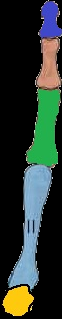
#> input picture bone_1.png, 62 x 319 px; its folder holds only this picture in this run
$ python question6.py
#> lines starting #> are read from the running program, lines starting #| are printed output that depends on the picture; after the words box and inside, x2 and y2 are one past the last pixel; in counts of white or black regions, pixels touching at a corner belong together
import cv2
import numpy as np
import os

def removeBackground(imagePath):
    image = cv2.imread(imagePath)

    if image is None:
        print("Error: Failed to read the input image.")
        return

    lower_white = np.array([200, 200, 200])
    upper_white = np.array([255, 255, 255])

    mask = cv2.inRange(image, lower_white, upper_white)
    mask = cv2.bitwise_not(mask)
    bones = cv2.bitwise_and(image, image, mask=mask)
    contours, _ = cv2.findContours(mask, cv2.RETR_EXTERNAL, cv2.CHAIN_APPROX_SIMPLE)

    for i, contour in enumerate(contours):
        x, y, w, h = cv2.boundingRect(contour)
        bone_segment = bones[y:y + h, x:x + w]
        output_file = f"bone_{i + 1}.png"
        cv2.imwrite(output_file, bone_segment)
        print(f"Bone {i + 1}: Height: {h}, Width: {w}")

# This function loads an input image and removes its background by extracting white regions.
# It identifies bone segments by finding contours in the remaining mask and saves each segment as an individual image file.
# The dimensions (height and width) of each bone segment are printed during processing.


def get_color_bones(image_path, output_folder):
#> called with image_path = 'bone_1.png', output_folder = 'bone_segments'
    image = cv2.imread(image_path)
#> image is the input picture: shape (319, 62, 3); mean B, G, R 45.3, 53.4, 41.2

    if image is None:
        print("Error: Failed to read the image with removed background.")
        return

    color_ranges = {
        "yellow": [(20, 100, 100), (30, 255, 255)],
        "blue_color_range" : [(100, 50, 50), (120, 255, 255)],
        "green": [(45, 100, 100), (85, 255, 255)],
        "peach_pink": [(5, 100, 100), (15, 255, 255)],
        "purple": [(110, 50, 50), (130, 255, 255)]
    }

    os.makedirs(output_folder, exist_ok=True)
    bone_segments = {}

    purple_width = 0
    purple_height = 0

    for color, (lower_range, upper_range) in color_ranges.items():
        hsv_image = cv2.cvtColor(image, cv2.COLOR_BGR2HSV)
        mask = cv2.inRange(hsv_image, np.array(lower_range), np.array(upper_range))
        bone_segment = cv2.bitwise_and(image, image, mask=mask)
        bone_segments[color] = bone_segment
#> this loop made 5 passes
#> pass 1, in get_color_bones, `mask = cv2.inRange(hsv_image, np.array(lower_range), np.array(upper_ra..`:
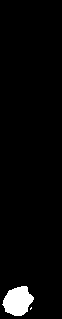
#> mask: shape (319, 62); 3.4% white; 2 white regions (1 under 20 px), largest, box (x1, y1, x2, y2) and area: (2, 286, 34, 316) 662
#> pass 2, in get_color_bones, `mask = cv2.inRange(hsv_image, np.array(lower_range), np.array(upper_ra..`:
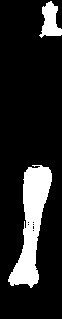
#> mask: shape (319, 62); 15% white; 2 white regions, box (x1, y1, x2, y2) and area: (8, 165, 52, 288) 2468, (39, 1, 62, 38) 493
#> after the loop, bone_segments = 5 items

    gray_segment = cv2.cvtColor(bone_segment, cv2.COLOR_BGR2GRAY)
    _, thresh = cv2.threshold(gray_segment, 1, 255, cv2.THRESH_BINARY)
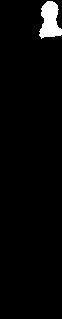
#> thresh: shape (319, 62); 3% white; 1 white region
    contours, _ = cv2.findContours(thresh, cv2.RETR_EXTERNAL, cv2.CHAIN_APPROX_SIMPLE)
#> contours = 1 contour; box (x1, y1, x2, y2) and area: (39, 1, 62, 39) 534

    if color == "purple" and contours:
        contour = max(contours, key=cv2.contourArea)
#> contour = contour of 48 points, box (x1, y1, x2, y2) (39, 1, 62, 39), area 534
        x, y, w, h = cv2.boundingRect(contour)
#> x = 39; y = 1; w = 23; h = 38
        purple_width = w
#> purple_width = 23
        purple_height = h
#> purple_height = 38

    for color, (lower_range, upper_range) in color_ranges.items():
        hsv_image = cv2.cvtColor(image, cv2.COLOR_BGR2HSV)
        mask = cv2.inRange(hsv_image, np.array(lower_range), np.array(upper_range))
        bone_segment = cv2.bitwise_and(image, image, mask=mask)
        bone_segments[color] = bone_segment
#> this loop made 5 passes
#> pass 3, in get_color_bones, `bone_segment = cv2.bitwise_and(image, image, mask=mask)`:
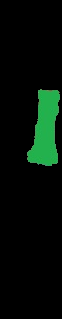
#> bone_segment: shape (319, 62, 3); mean B, G, R 6.6, 14.6, 3.4

    for i, (color, segment) in enumerate(bone_segments.items(), 1):
        gray_segment = cv2.cvtColor(segment, cv2.COLOR_BGR2GRAY)
        _, thresh = cv2.threshold(gray_segment, 1, 255, cv2.THRESH_BINARY)
        contours, _ = cv2.findContours(thresh, cv2.RETR_EXTERNAL, cv2.CHAIN_APPROX_SIMPLE)
        if contours:
            contour = max(contours, key=cv2.contourArea)
            x, y, w, h = cv2.boundingRect(contour)
            if color == "blue_color_range":
                w = w - purple_width
                h = h - purple_height
            print(f"Bone {i} ({color}): Height: {h}, Width: {w}")
            output_file = os.path.join(output_folder, f"bone_{i}_{color}.png")
            cv2.imwrite(output_file, segment)
#> this loop made 5 passes
#> (color, x, y, w, h) on passes 1 to 5: ('yellow', 2, 286, 32, 30), ('blue_color_range', 8, 165, 21, 85), ('green', 27, 89, 33, 77), ('peach_pink', 40, 39, 19, 50), ('purple', 39, 1, 23, 38)
#| Bone 1 (yellow): Height: 30, Width: 32
#| Bone 2 (blue_color_range): Height: 85, Width: 21
#| Bone 3 (green): Height: 77, Width: 33
#| Bone 4 (peach_pink): Height: 50, Width: 19
#| Bone 5 (purple): Height: 38, Width: 23
#> pass 1, in get_color_bones, `gray_segment = cv2.cvtColor(segment, cv2.COLOR_BGR2GRAY)`:
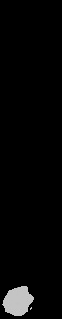
#> gray_segment: shape (319, 62); min 0, max 202, mean 6.6
#> pass 2, in get_color_bones, `gray_segment = cv2.cvtColor(segment, cv2.COLOR_BGR2GRAY)`:
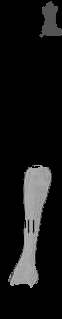
#> gray_segment: shape (319, 62); min 0, max 198, mean 21.3
#> pass 3, in get_color_bones, `gray_segment = cv2.cvtColor(segment, cv2.COLOR_BGR2GRAY)`:
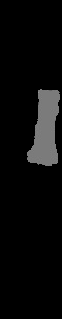
#> gray_segment: shape (319, 62); min 0, max 150, mean 10.3

# This function processes an input image to extract bone segments of different colors based on predefined HSV color ranges.
# It then adjusts the dimensions of these segments and saves them as separate image files in an output folder.
# Load the input image and check if it was loaded successfully.
# Define color ranges for various bone colors in the HSV color space.
# Create an output folder if it doesn't exist and initialize an empty dictionary to store segmented bone images.
# For each color range, apply a mask to the input image to extract the bone segment of that color.
# Calculate and store the dimensions (width and height) of the purple bone segment if it's purple.
# Process each segmented bone, adjusting its dimensions if necessary, and print the dimensions.
# Save each bone as a separate image file in the output folder.

if __name__ == "__main__":
    input_image_path = "finger-bones.jpg"
    output_directory = "bone_segments"

    removeBackground(input_image_path)
    get_color_bones("bone_1.png", output_directory)
